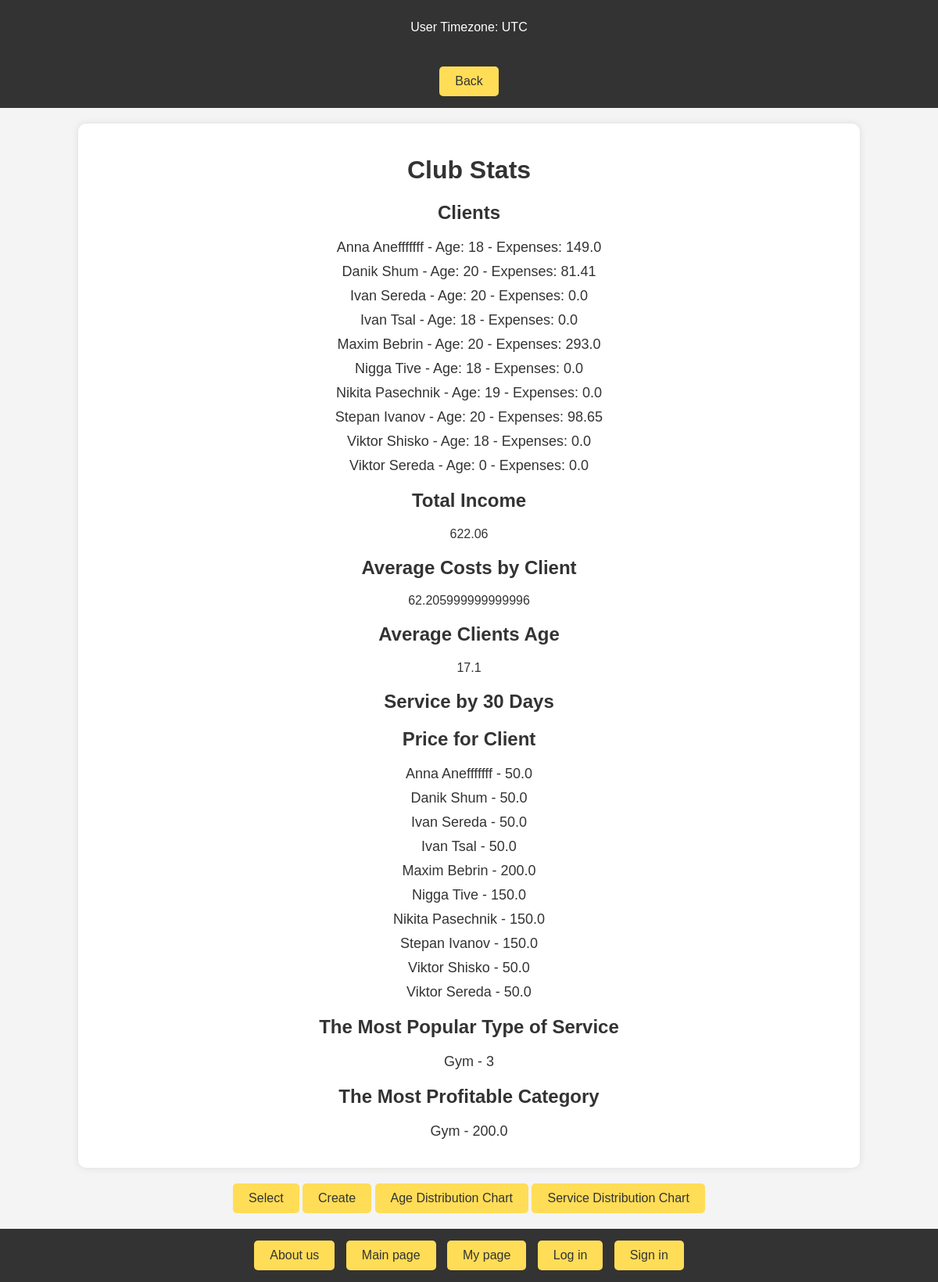
Page /su/ (signed in) on the committed database.
### entities/models.py (models this page shows, shortened)
class Base(models.Model):
    create_date = models.DateTimeField(auto_now=True)
    update_date = models.DateTimeField(auto_now=True)
    local_create_date = models.DateTimeField(auto_now=True)
    local_update_date = models.DateTimeField(auto_now=True)
    class Meta:
        abstract = True

class Client(Base):
    user = models.OneToOneField(User, on_delete=models.CASCADE)
    phone_regex = RegexValidator(
        regex=r'\+\d{3} \(\d{2}\) \d{3}-\d{2}-\d{2}$',
        message="+375 (29) XXX-XX-XX;   "
    )
    age = models.PositiveSmallIntegerField(default=0)
    first_name = models.CharField(max_length=50)
    last_name = models.CharField(max_length=50)
    date_of_birth = models.DateField(default=datetime.date.today())
    phone_number = models.CharField(
        validators=[phone_regex],
        max_length=19,
        blank=True,
        null=True
    )
    costs = models.FloatField(default=0, validators=[MinValueValidator(0)])

### entities/views.py (the view)
# urls.py: path('su/', views.superuser_page, name='superuser'),
@login_required(login_url='admin/')
def superuser_page(request):
    clients = Client.objects.all().order_by("first_name")
    total_costs = clients.aggregate(Sum("costs"))
    avg_costs = clients.aggregate(Avg("costs"))
    avg_age = clients.aggregate(Avg("age"))["age__avg"]
    now = datetime.datetime.now()
    one_month_ago = now - timedelta(days=30)
    group_services = Group.objects.annotate(
        total_services=Count("service", filter=models.Q(service__start_time__gte=one_month_ago, service__start_time__lte=now))
    )
    client_services = clients.annotate(
        total_services=Sum("group__service__price")
    )
    service_categories = Service.objects.values("typeOfservice").annotate(
        count=Count("id")
    ).order_by("-count")
    profitable_services = Service.objects.values("typeOfservice").annotate(
        total_revenue=Sum("price")
    ).order_by("-total_revenue")
    context = {
        "clients": clients,
        "total_costs": total_costs["costs__sum"],
        "avg_costs": avg_costs["costs__avg"],
        "avg_age": avg_age,
        "group_services": group_services,
        "client_services": client_services,
        "service_categories": service_categories,
        "profitable_services": profitable_services,
    }
    return render(request, 'SuperuserPage.html', context)

### entities/templates/SuperuserPage.html (shortened to what this page needs)
{% extends "extender.html" %}
{% block content %}
<!DOCTYPE html>
<html lang="en">
<head>
</head>
<body>
    <header>
        <a href="{% url 'entities:homepage' %}"><button>Back</button></a>
    </header>
    <div class="content">
        <h1>Club Stats</h1>
        <h2>Clients</h2>
        <ul>
            {% for client in clients %}
                <li>{{ client.first_name }} {{ client.last_name }} - Age: {{ client.age }} - Expenses: {{ client.costs }}</li>
            {% endfor %}
        </ul>
        <h2>Total Income</h2>
        <p>{{ total_costs }}</p>
        <h2>Average Costs by Client</h2>
        <p>{{ avg_costs }}</p>
        <h2>Average Clients Age</h2>
        <p>{{ avg_age }}</p>
        <h2>Service by 30 Days</h2>
        <h2>Price for Client</h2>
        <ul>
            {% for client in client_services %}
                <li>{{ client.first_name }} {{ client.last_name }} - {{ client.total_services }}</li>
            {% endfor %}
        </ul>
        <h2>The Most Popular Type of Service</h2>
        <ul>
            {% for category in service_categories %}
                <li>{{ category.typeOfservice }} - {{ category.count }}</li>
            {% endfor %}
        </ul>
        <h2>The Most Profitable Category</h2>
        <ul>
            {% for category in profitable_services %}
                <li>{{ category.typeOfservice }} - {{ category.total_revenue }}</li>
            {% endfor %}
        </ul>
    </div>
    <div class="footer-links">
        <a href="{% url 'entities:delinst' %}"><button>Select</button></a>
        <a href="{% url 'entities:createinst' %}"><button>Create</button></a>
        <a href="{% url 'entities:age_distrib' %}"><button>Age Distribution Chart</button></a>
        <a href="{% url 'entities:service_distrib' %}"><button>Service Distribution Chart</button></a>
    </div>
</body>
</html>
{% endblock content %}

### entities/templates/extender.html (shortened to what this page needs)
<!DOCTYPE html>
<html lang="en">
<head>
</head>
<header>
    <p>User Timezone: <span id="user_timezone"></span></p>
</header>
{% block content%}{% endblock content%}
<header>
    <a href="{% url 'entities:about' %}"><button>About us</button></a>
    <a href="{% url 'entities:homepage' %}"><button>Main page</button></a>
    <a href="{% url 'entities:user' %}"><button>My page</button></a>
    <a href="{% url 'entities:login' %}"><button>Log in</button></a>
    <a href="{% url 'entities:signin' %}"><button>Sign in</button></a>
</header>
</html>

### entities/templates/SuperuserPage.html (style rules this page uses)
body { font-family: Arial, sans-serif; background-color: #f4f4f4; margin: 0; padding: 0; }
header { background-color: #333; color: white; padding: 10px 0; text-align: center; }
header a { text-decoration: none; }
header button { background-color: #ffdd57; border: none; color: #333; padding: 10px 20px; margin: 5px; cursor: pointer; border-radius: 5px; font-size: 16px; }
.content { background-color: #fff; margin: 20px auto; padding: 20px; border-radius: 10px; box-shadow: 0 0 10px rgba(0, 0, 0, 0.1); width: 80%; max-width: 1200px; }
.content h1, .content h2, .content p, .content ul { text-align: center; color: #333; }
.content ul { list-style-type: none; padding: 0; }
.content li { margin: 10px 0; font-size: 18px; }
.footer-links { text-align: center; margin: 20px 0; }
.footer-links a { text-decoration: none; }
.footer-links button { background-color: #ffdd57; border: none; color: #333; padding: 10px 20px; cursor: pointer; border-radius: 5px; font-size: 16px; }

### rows in the picture
Client: first_name "Anna", last_name "Anefffffff", age "18", costs "149.0", total_services "50.0"
Client: first_name "Danik", last_name "Shum", age "20", costs "81.41", total_services "50.0"
Client: first_name "Ivan", last_name "Sereda", age "20", costs "0.0", total_services "50.0"
Client: first_name "Ivan", last_name "Tsal", age "18", costs "0.0", total_services "50.0"
Client: first_name "Maxim", last_name "Bebrin", age "20", costs "293.0", total_services "200.0"
Client: first_name "Nigga", last_name "Tive", age "18", costs "0.0", total_services "150.0"
Client: first_name "Nikita", last_name "Pasechnik", age "19", costs "0.0", total_services "150.0"
Client: first_name "Stepan", last_name "Ivanov", age "20", costs "98.65", total_services "150.0"
Client: first_name "Viktor", last_name "Shisko", age "18", costs "0.0", total_services "50.0"
Client: first_name "Viktor", last_name "Sereda", age "0", costs "0.0", total_services "50.0"

### other values in the picture
{{ total_costs }} "622.06"
{{ avg_costs }} "62.205999999999996"
{{ avg_age }} "17.1"
{{ category.typeOfservice }} "Gym"
{{ category.count }} "3"
{{ category.total_revenue }} "200.0"
